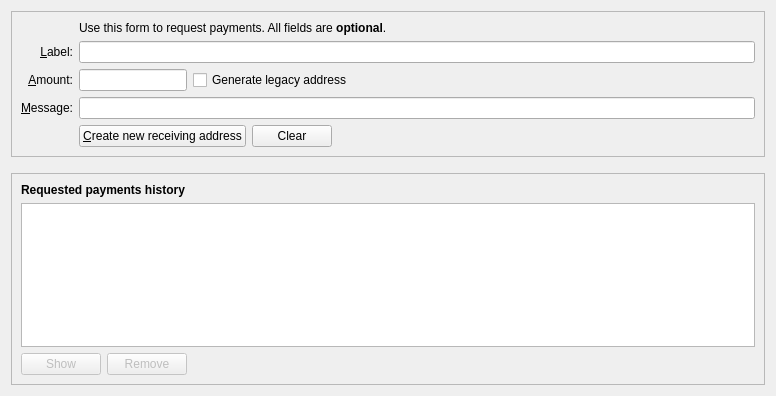
<?xml version="1.0" encoding="UTF-8"?>
<ui version="4.0">
 <class>ReceiveCoinsDialog</class>
 <widget class="QWidget" name="ReceiveCoinsDialog">
  <property name="geometry">
   <rect>
    <x>0</x>
    <y>0</y>
    <width>776</width>
    <height>396</height>
   </rect>
  </property>
  <layout class="QVBoxLayout" name="verticalLayout" stretch="0,0,1">
   <item>
    <widget class="QFrame" name="frame2">
     <property name="sizePolicy">
      <sizepolicy hsizetype="Preferred" vsizetype="Expanding">
       <horstretch>0</horstretch>
       <verstretch>0</verstretch>
      </sizepolicy>
     </property>
     <property name="frameShape">
      <enum>QFrame::StyledPanel</enum>
     </property>
     <property name="frameShadow">
      <enum>QFrame::Sunken</enum>
     </property>
     <layout class="QVBoxLayout" name="verticalLayout_3">
      <item>
       <layout class="QGridLayout" name="gridLayout">
        <item row="5" column="0">
         <widget class="QLabel" name="label">
          <property name="toolTip">
           <string>An optional amount to request. Leave this empty or zero to not request a specific amount.</string>
          </property>
          <property name="text">
           <string>&amp;Amount:</string>
          </property>
          <property name="alignment">
           <set>Qt::AlignRight|Qt::AlignTrailing|Qt::AlignVCenter</set>
          </property>
          <property name="buddy">
           <cstring>reqAmount</cstring>
          </property>
         </widget>
        </item>
        <item row="6" column="0">
         <widget class="QLabel" name="label_3">
          <property name="toolTip">
           <string>An optional message to attach to the payment request, which will be displayed when the request is opened. Note: The message will not be sent with the payment over the Gthpcoin network.</string>
          </property>
          <property name="text">
           <string>&amp;Message:</string>
          </property>
          <property name="alignment">
           <set>Qt::AlignRight|Qt::AlignTrailing|Qt::AlignVCenter</set>
          </property>
          <property name="buddy">
           <cstring>reqMessage</cstring>
          </property>
         </widget>
        </item>
        <item row="4" column="2">
         <widget class="QLineEdit" name="reqLabel">
          <property name="toolTip">
           <string>An optional label to associate with the new receiving address.</string>
          </property>
         </widget>
        </item>
        <item row="2" column="2">
         <widget class="QLabel" name="label_5">
          <property name="text">
           <string>Use this form to request payments. All fields are &lt;b&gt;optional&lt;/b&gt;.</string>
          </property>
         </widget>
        </item>
        <item row="4" column="0">
         <widget class="QLabel" name="label_2">
          <property name="toolTip">
           <string>An optional label to associate with the new receiving address.</string>
          </property>
          <property name="text">
           <string>&amp;Label:</string>
          </property>
          <property name="alignment">
           <set>Qt::AlignRight|Qt::AlignTrailing|Qt::AlignVCenter</set>
          </property>
          <property name="buddy">
           <cstring>reqLabel</cstring>
          </property>
         </widget>
        </item>
        <item row="6" column="2">
         <widget class="QLineEdit" name="reqMessage">
          <property name="toolTip">
           <string>An optional message to attach to the payment request, which will be displayed when the request is opened. Note: The message will not be sent with the payment over the Gthpcoin network.</string>
          </property>
         </widget>
        </item>
        <item row="7" column="2">
         <layout class="QHBoxLayout" name="horizontalLayout">
          <item>
           <widget class="QPushButton" name="receiveButton">
            <property name="minimumSize">
             <size>
              <width>150</width>
              <height>0</height>
             </size>
            </property>
            <property name="text">
             <string>&amp;Create new receiving address</string>
            </property>
            <property name="icon">
             <iconset resource="../gthpcoin.qrc">
              <normaloff>:/icons/receiving_addresses</normaloff>:/icons/receiving_addresses</iconset>
            </property>
           </widget>
          </item>
          <item>
           <widget class="QPushButton" name="clearButton">
            <property name="sizePolicy">
             <sizepolicy hsizetype="Minimum" vsizetype="Fixed">
              <horstretch>0</horstretch>
              <verstretch>0</verstretch>
             </sizepolicy>
            </property>
            <property name="toolTip">
             <string>Clear all fields of the form.</string>
            </property>
            <property name="text">
             <string>Clear</string>
            </property>
            <property name="icon">
             <iconset resource="../gthpcoin.qrc">
              <normaloff>:/icons/remove</normaloff>:/icons/remove</iconset>
            </property>
            <property name="autoDefault">
             <bool>false</bool>
            </property>
           </widget>
          </item>
          <item>
           <spacer name="horizontalSpacer">
            <property name="orientation">
             <enum>Qt::Horizontal</enum>
            </property>
            <property name="sizeHint" stdset="0">
             <size>
              <width>40</width>
              <height>20</height>
             </size>
            </property>
           </spacer>
          </item>
         </layout>
        </item>
        <item row="7" column="0">
         <widget class="QLabel" name="label_7">
          <property name="text">
           <string/>
          </property>
         </widget>
        </item>
        <item row="5" column="2">
         <layout class="QHBoxLayout" name="horizontalLayout_6">
          <item>
           <widget class="GthpcoinAmountField" name="reqAmount">
            <property name="sizePolicy">
             <sizepolicy hsizetype="Fixed" vsizetype="Fixed">
              <horstretch>0</horstretch>
              <verstretch>0</verstretch>
             </sizepolicy>
            </property>
            <property name="minimumSize">
             <size>
              <width>80</width>
              <height>0</height>
             </size>
            </property>
            <property name="maximumSize">
             <size>
              <width>1000</width>
              <height>100</height>
             </size>
            </property>
            <property name="toolTip">
             <string>An optional amount to request. Leave this empty or zero to not request a specific amount.</string>
            </property>
           </widget>
          </item>
          <item>
           <widget class="QCheckBox" name="useLegacyAddress">
            <property name="sizePolicy">
             <sizepolicy hsizetype="Fixed" vsizetype="Fixed">
              <horstretch>0</horstretch>
              <verstretch>0</verstretch>
             </sizepolicy>
            </property>
            <property name="maximumSize">
             <size>
              <width>1000</width>
              <height>16777215</height>
             </size>
            </property>
            <property name="focusPolicy">
             <enum>Qt::StrongFocus</enum>
            </property>
            <property name="toolTip">
             <string>Native segwit addresses (aka Bech32 or BIP-173) reduce your transaction fees later on and offer better protection against typos, but old wallets don't support them. When checked, an address compatible with older wallets will be created instead.</string>
            </property>
            <property name="text">
             <string>Generate legacy address</string>
            </property>
           </widget>
          </item>
          <item>
           <spacer name="horizontalSpacer_3">
            <property name="orientation">
             <enum>Qt::Horizontal</enum>
            </property>
            <property name="sizeHint" stdset="0">
             <size>
              <width>0</width>
              <height>0</height>
             </size>
            </property>
           </spacer>
          </item>
         </layout>
        </item>
       </layout>
      </item>
     </layout>
    </widget>
   </item>
   <item>
    <spacer name="verticalSpacer_2">
     <property name="orientation">
      <enum>Qt::Vertical</enum>
     </property>
     <property name="sizeHint" stdset="0">
      <size>
       <width>20</width>
       <height>10</height>
      </size>
     </property>
    </spacer>
   </item>
   <item>
    <widget class="QFrame" name="frame">
     <property name="sizePolicy">
      <sizepolicy hsizetype="Preferred" vsizetype="Expanding">
       <horstretch>0</horstretch>
       <verstretch>0</verstretch>
      </sizepolicy>
     </property>
     <property name="frameShape">
      <enum>QFrame::StyledPanel</enum>
     </property>
     <property name="frameShadow">
      <enum>QFrame::Raised</enum>
     </property>
     <layout class="QVBoxLayout" name="verticalLayout_2">
      <item>
       <widget class="QLabel" name="label_6">
        <property name="font">
         <font>
          <weight>75</weight>
          <bold>true</bold>
         </font>
        </property>
        <property name="text">
         <string>Requested payments history</string>
        </property>
       </widget>
      </item>
      <item>
       <widget class="QTableView" name="recentRequestsView">
        <property name="contextMenuPolicy">
         <enum>Qt::CustomContextMenu</enum>
        </property>
        <property name="tabKeyNavigation">
         <bool>false</bool>
        </property>
        <property name="sortingEnabled">
         <bool>true</bool>
        </property>
       </widget>
      </item>
      <item>
       <layout class="QHBoxLayout" name="horizontalLayout_2">
        <item>
         <widget class="QPushButton" name="showRequestButton">
          <property name="enabled">
           <bool>false</bool>
          </property>
          <property name="toolTip">
           <string>Show the selected request (does the same as double clicking an entry)</string>
          </property>
          <property name="text">
           <string>Show</string>
          </property>
          <property name="icon">
           <iconset resource="../gthpcoin.qrc">
            <normaloff>:/icons/edit</normaloff>:/icons/edit</iconset>
          </property>
          <property name="autoDefault">
           <bool>false</bool>
          </property>
         </widget>
        </item>
        <item>
         <widget class="QPushButton" name="removeRequestButton">
          <property name="enabled">
           <bool>false</bool>
          </property>
          <property name="toolTip">
           <string>Remove the selected entries from the list</string>
          </property>
          <property name="text">
           <string>Remove</string>
          </property>
          <property name="icon">
           <iconset resource="../gthpcoin.qrc">
            <normaloff>:/icons/remove</normaloff>:/icons/remove</iconset>
          </property>
          <property name="autoDefault">
           <bool>false</bool>
          </property>
         </widget>
        </item>
        <item>
         <spacer name="horizontalSpacer_2">
          <property name="orientation">
           <enum>Qt::Horizontal</enum>
          </property>
          <property name="sizeHint" stdset="0">
           <size>
            <width>40</width>
            <height>20</height>
           </size>
          </property>
         </spacer>
        </item>
       </layout>
      </item>
     </layout>
    </widget>
   </item>
  </layout>
 </widget>
 <customwidgets>
  <customwidget>
   <class>GthpcoinAmountField</class>
   <extends>QLineEdit</extends>
   <header>qt/gthpcoinamountfield.h</header>
   <container>1</container>
  </customwidget>
 </customwidgets>
 <tabstops>
  <tabstop>reqLabel</tabstop>
  <tabstop>reqAmount</tabstop>
  <tabstop>useLegacyAddress</tabstop>
  <tabstop>reqMessage</tabstop>
  <tabstop>receiveButton</tabstop>
  <tabstop>clearButton</tabstop>
  <tabstop>recentRequestsView</tabstop>
  <tabstop>showRequestButton</tabstop>
  <tabstop>removeRequestButton</tabstop>
 </tabstops>
 <resources>
  <include location="../gthpcoin.qrc"/>
 </resources>
 <connections/>
</ui>
